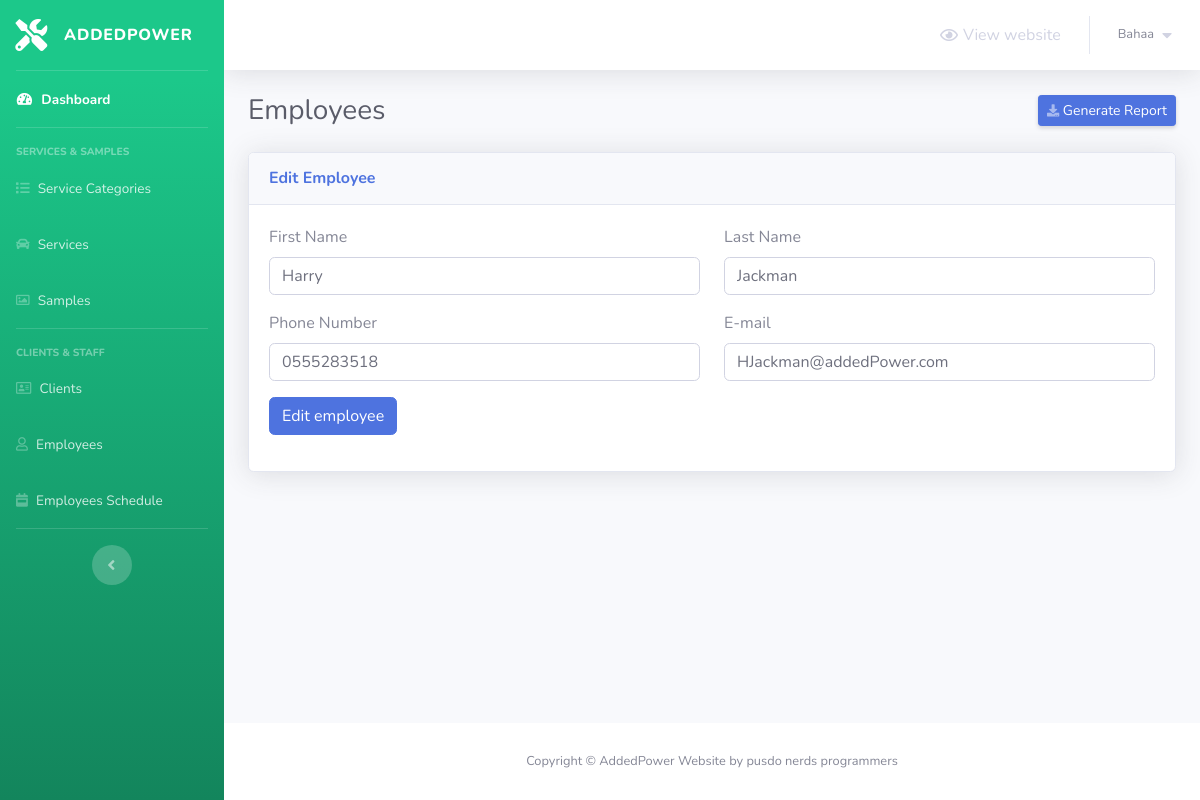
/admin/employees.php?do=Edit&employee_id=1 (signed in), run on the app's committed database.
### tables this page shows
CREATE TABLE `employees` (
  `employee_id` int(2) NOT NULL,
  `first_name` varchar(20) NOT NULL,
  `last_name` varchar(20) NOT NULL,
  `phone_number` varchar(30) NOT NULL,
  `email` varchar(50) NOT NULL
);

### admin/employees.php (the view, shortened to what this page needs)
<?php
    include 'connect.php';
    include 'Includes/templates/header.php';
    if(isset($_SESSION['adminUsername']) && isset($_SESSION['adminPwd']))
    {
?>
        <div class="container-fluid">
            <div class="d-sm-flex align-items-center justify-content-between mb-4">
                <h1 class="h3 mb-0 text-gray-800">Employees</h1>
                <a href="#" class="d-none d-sm-inline-block btn btn-sm btn-primary shadow-sm">
                    <i class="fas fa-download fa-sm text-white-50"></i>
                    Generate Report
                </a>
            </div>
            <?php
                $do = '';
                if(isset($_GET['do']) && in_array($_GET['do'], array('Add','Edit')))
                {
                    $do = htmlspecialchars($_GET['do']);
                }
                else
                {
                    $do = 'Manage';
                }
                if($do == 'Manage')
                {
                    $stmt = $con->prepare("SELECT * FROM employees");
                    $stmt->execute();
                    $rows_employees = $stmt->fetchAll();
                    ?>
                        <div class="card shadow mb-4">
                            <div class="card-header py-3">
                                <h6 class="m-0 font-weight-bold text-primary">Employees</h6>
                            </div>
                            <div class="card-body">
                                <a href="employees.php?do=Add" class="btn btn-success btn-sm" style="margin-bottom: 10px;">
                                    <i class="fa fa-plus"></i>
                                    Add Employee
                                </a>
                                <div class="table-responsive">
                                    <table class="table table-bordered">
                                        <thead>
                                            <tr>
                                                <th scope="col">First Name</th>
                                                <th scope="col">Last Name</th>
                                                <th scope="col">Phone Number</th>
                                                <th scope="col">E-mail</th>
                                                <th scope="col">Manage</th>
                                            </tr>
                                        </thead>
                                        <tbody>
                                            <?php
                                                foreach($rows_employees as $employee)
                                                {
                                                    echo "<tr>";
                                                        echo "<td>";
                                                            echo $employee['first_name'];
                                                        echo "</td>";
                                                        echo "<td>";
                                                            echo $employee['last_name'];
                                                        echo "</td>";
                                                        echo "<td>";
                                                            echo $employee['phone_number'];
                                                        echo "</td>";
                                                        echo "<td>";
                                                            echo $employee['email'];
                                                        echo "</td>";
                                                        echo "<td>";
                                                            $delete_data = "delete_employee_".$employee["employee_id"];
                                                    ?>
                                                        <ul class="list-inline m-0">
                                                            <li class="list-inline-item" data-toggle="tooltip" title="Edit">
                                                                <button class="btn btn-success btn-sm rounded-0">
                                                                    <a href="employees.php?do=Edit&employee_id=<?php echo $employee['employee_id']; ?>" style="color: white;">
                                                                        <i class="fa fa-edit"></i>
                                                                    </a>
                                                                </button>
                                                            </li>
                                                            <li class="list-inline-item" data-toggle="tooltip" title="Delete">
                                                                <button class="btn btn-danger btn-sm rounded-0" type="button" data-toggle="modal" data-target="#<?php echo $delete_data; ?>" data-placement="top"><i class="fa fa-trash"></i></button>
                                                                <div class="modal fade" id="<?php echo $delete_data; ?>" tabindex="-1" role="dialog" aria-labelledby="<?php echo $delete_data; ?>" aria-hidden="true">
                                                                    <div class="modal-dialog" role="document">
                                                                        <div class="modal-content">
                                                                            <div class="modal-header">
                                                                                <h5 class="modal-title" id="exampleModalLabel">Delete Employee</h5>
                                                                                <button type="button" class="close" data-dismiss="modal" aria-label="Close">
                                                                                    <span aria-hidden="true">&times;</span>
                                                                                </button>
                                                                            </div>
                                                                            <div class="modal-body">
                                                                                Are you sure you want to delete this employee?
                                                                            </div>
                                                                            <div class="modal-footer">
                                                                                <button type="button" class="btn btn-secondary" data-dismiss="modal">Cancel</button>
                                                                                <button type="button" data-id = "<?php echo $employee['employee_id']; ?>" class="btn btn-danger delete_employee_bttn">Delete</button>
                                                                            </div>
                                                                        </div>
                                                                    </div>
                                                                </div>
                                                            </li>
                                                        </ul>
                                                    <?php
                                                    echo "</td>";
                                                    echo "</tr>";
                                                }
                                            ?>
                                        </tbody>
                                    </table>
                                </div>
                            </div>
                        </div>
                    <?php
                }
                elseif($do == 'Edit')
                {
                    $employee_id = (isset($_GET['employee_id']) && is_numeric($_GET['employee_id']))?intval($_GET['employee_id']):0;
                    if($employee_id)
                    {
                        $stmt = $con->prepare("Select * from employees where employee_id = ?");
                        $stmt->execute(array($employee_id));
                        $employee = $stmt->fetch();
                        $count = $stmt->rowCount();
                        if($count > 0)
                        {
                            ?>
                            <div class="card shadow mb-4">
                                <div class="card-header py-3">
                                    <h6 class="m-0 font-weight-bold text-primary">Edit Employee</h6>
                                </div>
                                <div class="card-body">
                                    <form method="POST" action="employees.php?do=Edit&employee_id=<?php echo $employee_id; ?>">
                                        <div class="row">
                                            <div class="col-md-6">
                                                <div class="form-group">
                                                    <label for="employee_fname">First Name</label>
                                                    <input type="text" class="form-control" value="<?php echo $employee['first_name'] ?>" placeholder="First Name" name="employee_fname">
                                                </div>
                                            </div>
                                            <div class="col-md-6">
                                                <div class="form-group">
                                                    <label for="employee_lname">Last Name</label>
                                                    <input type="text" class="form-control" value="<?php echo $employee['last_name'] ?>" placeholder="Last Name" name="employee_lname">
                                                </div>
                                            </div>
                                        </div>
                                        <div class="row">
                                            <div class="col-md-6">
                                                <div class="form-group">
                                                    <label for="employee_phone">Phone Number</label>
                                                    <input type="text" class="form-control" value="<?php echo $employee['phone_number'] ?>"  placeholder="Phone number" name="employee_phone">
                                                </div>
                                            </div>
                                            <div class="col-md-6">
                                                <div class="form-group">
                                                    <label for="employee_email">E-mail</label>
                                                    <input type="text" class="form-control" value="<?php echo $employee['email'] ?>" placeholder="E-mail" name="employee_email">
                                                </div>
                                            </div>
                                        </div>
                                        <button type="submit" name="edit_employee_sbmt" class="btn btn-primary">
                                            Edit employee
                                        </button>
                                    </form>
                                </div>
                            </div>
                            <?php
                        }
                        else
                        {
                            header('Location: employees.php');
                            exit();
                        }
                    }
                    else
                    {
                        header('Location: employees.php');
                        exit();
                    }
                }
            ?>
        </div>
<?php
        include 'Includes/templates/footer.php';
    }
    else
    {
        header('Location: login.php');
        exit();
    }
?>

### data on the page
employees: employee_fname "Harry", employee_lname "Jackman", employee_phone "0555283518", employee_email "HJackman@addedPower.com"

### other printed values
$_SESSION['adminUsername'] "Bahaa"
